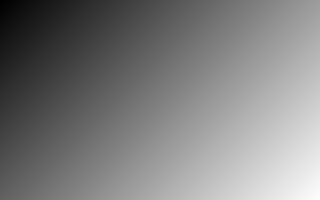

Write Python code to recreate this figure.
#!/usr/bin/env python3
# -*- coding: utf-8 -*-

# Copyright (c) 2015 Jérémie DECOCK (http://www.jdhp.org)

# Permission is hereby granted, free of charge, to any person obtaining a copy
# of this software and associated documentation files (the "Software"), to deal
# in the Software without restriction, including without limitation the rights
# to use, copy, modify, merge, publish, distribute, sublicense, and/or sell
# copies of the Software, and to permit persons to whom the Software is
# furnished to do so, subject to the following conditions:

# The above copyright notice and this permission notice shall be included in
# all copies or substantial portions of the Software.
 
# THE SOFTWARE IS PROVIDED "AS IS", WITHOUT WARRANTY OF ANY KIND, EXPRESS OR
# IMPLIED, INCLUDING BUT NOT LIMITED TO THE WARRANTIES OF MERCHANTABILITY,
# FITNESS FOR A PARTICULAR PURPOSE AND NONINFRINGEMENT. IN NO EVENT SHALL THE
# AUTHORS OR COPYRIGHT HOLDERS BE LIABLE FOR ANY CLAIM, DAMAGES OR OTHER
# LIABILITY, WHETHER IN AN ACTION OF CONTRACT, TORT OR OTHERWISE, ARISING FROM,
# OUT OF OR IN CONNECTION WITH THE SOFTWARE OR THE USE OR OTHER DEALINGS IN
# THE SOFTWARE.

import PIL.Image as pil_img     # PIL.Image is a module not a class...

SIZE_X = 320
SIZE_Y = 200

def main():
    """Main function"""

    # Make the image
    mode = "L"              # Grayscale
    size = (SIZE_X, SIZE_Y)
    img = pil_img.new(mode, size)

    # Make the data (pixels value in [0;255])
    # WARNING: nested list and 2D numpy arrays are silently rejected!!!
    #          data *must* be a list or a 1D numpy array!
    data = [(x+y)/(size[0]+size[1])*255 for y in range(size[1]) for x in range(size[0])]
    img.putdata(data) 

    # Save the image
    img.save("create_and_save_greyscale.png")

if __name__ == '__main__':
    main()
